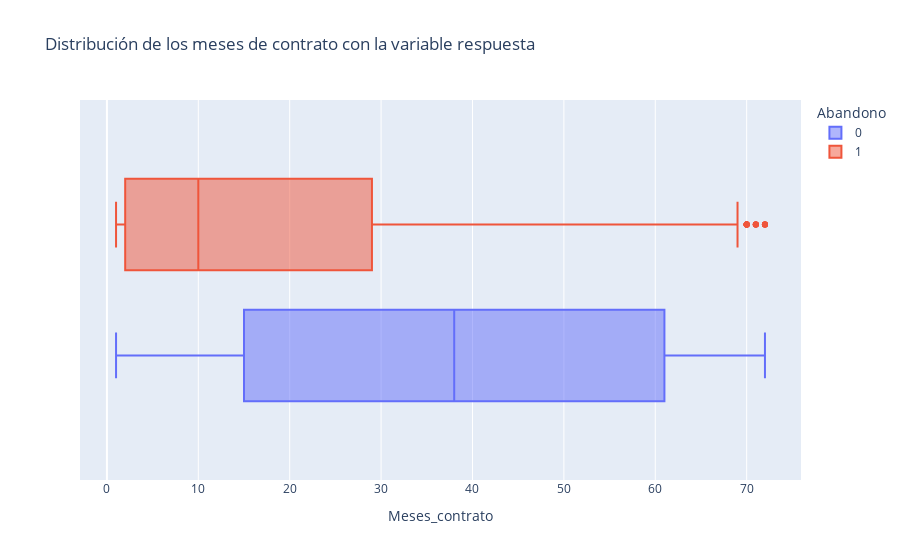

The notebook cell saved with this chart:
### Code cell
df_contrato_abandono = df[['Meses_contrato', 'Abandono']]

px.box(data_frame= df_contrato_abandono, x = 'Meses_contrato', color= 'Abandono', title= ' Distribución de los meses de contrato con la variable respuesta')

### Figure 1 — Plotly figure (JSON) as saved in the notebook; plotly's stock layout.template omitted (floating-point values rounded to 4 significant figures; data arrays with more than 128 entries replaced by an {"elided": "..."} marker saying what was removed)
{"data": [{"alignmentgroup": "True", "hovertemplate": "Abandono=0<br>Meses_contrato=%{x}<extra></extra>", "legendgroup": "0", "marker": {"color": "#636efa"}, "name": "0", "notched": false, "offsetgroup": "0", "orientation": "h", "showlegend": true, "type": "box", "x": {"elided": "5163 int values"}, "x0": " ", "xaxis": "x", "y0": " ", "yaxis": "y"}, {"alignmentgroup": "True", "hovertemplate": "Abandono=1<br>Meses_contrato=%{x}<extra></extra>", "legendgroup": "1", "marker": {"color": "#EF553B"}, "name": "1", "notched": false, "offsetgroup": "1", "orientation": "h", "showlegend": true, "type": "box", "x": {"elided": "1869 int values"}, "x0": " ", "xaxis": "x", "y0": " ", "yaxis": "y"}], "layout": {"boxmode": "group", "legend": {"title": {"text": "Abandono"}, "tracegroupgap": 0}, "title": {"text": " Distribución de los meses de contrato con la variable respuesta"}, "xaxis": {"anchor": "y", "domain": [0, 1], "title": {"text": "Meses_contrato"}}, "yaxis": {"anchor": "x", "domain": [0, 1]}}}
